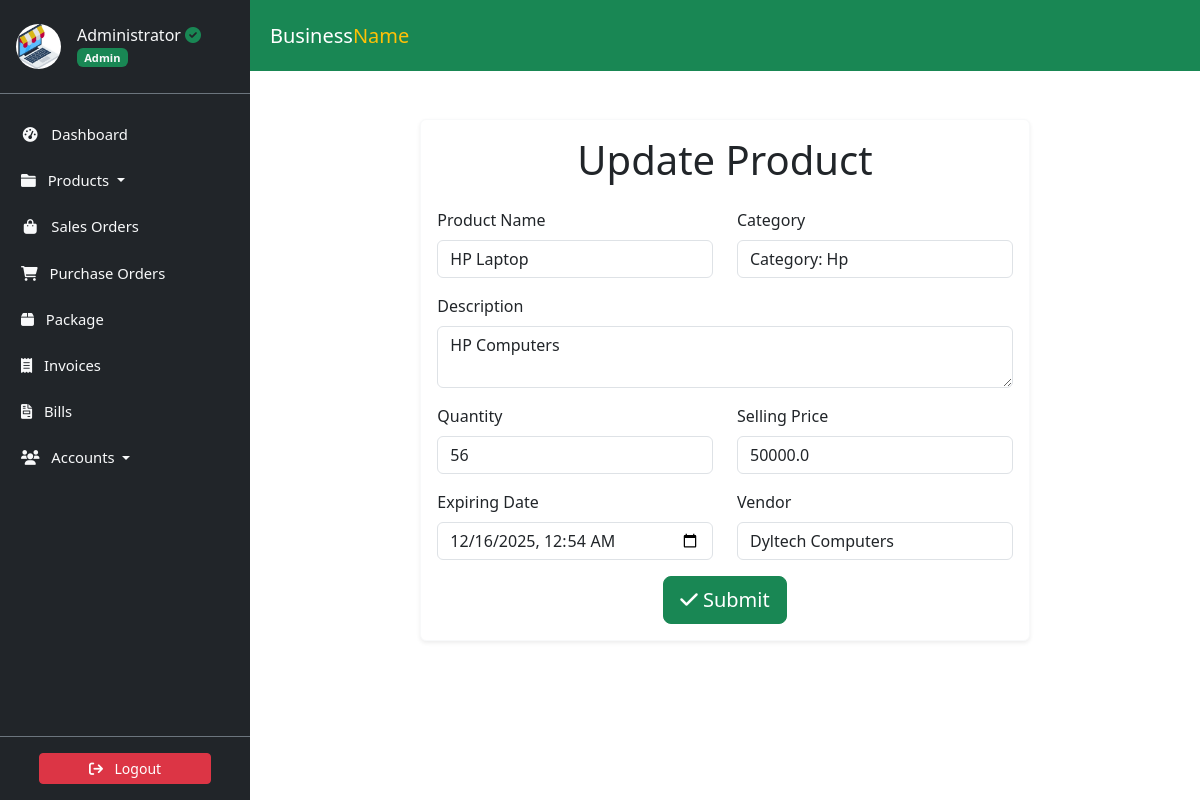
Screenshot of /product/dell-laptop/update/ (signed in) with the database file from the repository.
### accounts/models.py (models this page shows, shortened)
class Profile(models.Model):
    user = models.OneToOneField(
        User, on_delete=models.CASCADE, verbose_name='User'
    )
    slug = AutoSlugField(
        unique=True,
        verbose_name='Account ID',
        populate_from='email'
    )
    profile_picture = ProcessedImageField(
        default='profile_pics/default.jpg',
        upload_to='profile_pics',
        format='JPEG',
        processors=[ResizeToFill(150, 150)],
        options={'quality': 100}
    )
    telephone = PhoneNumberField(
        null=True, blank=True, verbose_name='Telephone'
    )
    email = models.EmailField(
        max_length=150, blank=True, null=True, verbose_name='Email'
    )
    first_name = models.CharField(
        max_length=30, blank=True, verbose_name='First Name'
    )
    last_name = models.CharField(
        max_length=30, blank=True, verbose_name='Last Name'
    )
    status = models.CharField(
        choices=STATUS_CHOICES,
        max_length=12,
        default='INA',
        verbose_name='Status'
    )
    role = models.CharField(
        choices=ROLE_CHOICES,
        max_length=12,
        blank=True,
        null=True,
        verbose_name='Role'
    )
    class Meta:
        ordering = ['slug']
        verbose_name = 'Profile'
        verbose_name_plural = 'Profiles'

### store/models.py (models this page shows, shortened)
class Item(models.Model):
    slug = AutoSlugField(unique=True, populate_from='name')
    name = models.CharField(max_length=50)
    description = models.TextField(max_length=256)
    category = models.ForeignKey(Category, on_delete=models.CASCADE)
    quantity = models.IntegerField(default=0)
    price = models.FloatField(default=0)
    expiring_date = models.DateTimeField(null=True, blank=True)
    vendor = models.ForeignKey(Vendor, on_delete=models.SET_NULL, null=True)
    class Meta:
        ordering = ['name']
        verbose_name_plural = 'Items'

### store/views.py (the view)
class ProductUpdateView(LoginRequiredMixin, UserPassesTestMixin, UpdateView):
    model = Item
    template_name = "store/productupdate.html"
    form_class = ItemForm
    success_url = "/products"
    def test_func(self):
        if self.request.user.is_superuser:
            return True
        else:
            return False

### store/forms.py
class ItemForm(forms.ModelForm):
    class Meta:
        model = Item
        fields = [
            'name',
            'description',
            'category',
            'quantity',
            'price',
            'expiring_date',
            'vendor'
        ]
        widgets = {
            'name': forms.TextInput(attrs={'class': 'form-control'}),
            'description': forms.Textarea(
                attrs={
                    'class': 'form-control',
                    'rows': 2
                }
            ),
            'category': forms.Select(attrs={'class': 'form-control'}),
            'quantity': forms.NumberInput(attrs={'class': 'form-control'}),
            'price': forms.NumberInput(
                attrs={
                    'class': 'form-control',
                    'step': '0.01'
                }
            ),
            'expiring_date': forms.DateTimeInput(
                attrs={
                    'class': 'form-control',
                    'type': 'datetime-local'
                }
            ),
            'vendor': forms.Select(attrs={'class': 'form-control'}),
        }

### accounts/models.py (called while the page is built)
    def __str__(self):
        return self.name

### store/models.py (called while the page is built)
    def __str__(self):
        return f"Category: {self.name}"

### store/templates/store/productupdate.html (shortened to what this page needs)
{% extends "store/base.html" %}
{% load static %}
{% block content %}
<div class="container my-5">
    <div class="row justify-content-center">
        <div class="col-lg-8 col-md-10">
            <div class="card shadow-sm border-light">
                <div class="card-body">
                    <h1 class="text-center mb-4">
                        Update Product
                    </h1>
                    <form method="POST" enctype="multipart/form-data">
                        <div class="row">
                            <div class="col-md-6 mb-3">
                                <label for="{{ form.name.id_for_label }}" class="form-label">
                                    Product Name
                                </label>
                                {{ form.name }}
                            </div>
                            <div class="col-md-6 mb-3">
                                <label for="{{ form.category.id_for_label }}" class="form-label">
                                    Category
                                </label>
                                {{ form.category }}
                            </div>
                        </div>
                        <div class="row">
                            <div class="col mb-3">
                                <label for="{{ form.description.id_for_label }}" class="form-label">
                                    Description
                                </label>
                                {{ form.description }}
                            </div>
                        </div>
                        <div class="row">
                            <div class="col-md-6 mb-3">
                                <label for="{{ form.quantity.id_for_label }}" class="form-label">
                                    Quantity
                                </label>
                                {{ form.quantity }}
                            </div>
                            <div class="col-md-6 mb-3">
                                <label for="{{ form.price.id_for_label }}" class="form-label">
                                    Selling Price
                                </label>
                                {{ form.price }}
                            </div>
                        </div>
                        <div class="row">
                            <div class="col-md-6 mb-3">
                                <label for="{{ form.expiring_date.id_for_label }}" class="form-label">
                                    Expiring Date
                                </label>
                                {{ form.expiring_date }}
                            </div>
                            <div class="col-md-6 mb-3">
                                <label for="{{ form.vendor.id_for_label }}" class="form-label">
                                    Vendor
                                </label>
                                {{ form.vendor }}
                            </div>
                        </div>
                        <div class="form-group text-center">
                            <button class="btn btn-success btn-lg" type="submit">
                                <i class="fas fa-check"></i> Submit
                            </button>
                        </div>
                    </form>
                </div>
            </div>
        </div>
    </div>
</div>
{% endblock content %}

### store/templates/store/sidebar.html (shortened to what this page needs)
<link href="https://cdn.jsdelivr.net/npm/bootstrap@5.3.3/dist/css/bootstrap.min.css" rel="stylesheet">
<link href="https://cdnjs.cloudflare.com/ajax/libs/font-awesome/6.0.0-beta3/css/all.min.css" rel="stylesheet">
<aside class="sidebar position-fixed top-0 left-0 overflow-auto h-100 bg-dark text-light" id="show-side-navigation1">
    <div class="sidebar-header d-flex align-items-center px-3 py-4 border-bottom border-secondary">
        <a href="{% url 'user-profile' %}" class="d-flex align-items-center text-decoration-none text-light">
            <img class="rounded-circle img-fluid" id="sidebar-img" width="45" src="{{ request.user.profile.profile_picture.url }}" alt="Profile Picture" />
            <div class="ms-3">
                <h5 class="fs-6 mb-0">
                    {{ request.user.username }}{% if request.user.profile.role == 'AD' %} <i class="fa-solid fa-circle-check text-success"></i>{% endif %}
                </h5>
                <span class="badge bg-success text-light">
                    {% if request.user.profile.role == 'AD' %}
                        Admin
                    {% elif request.user.profile.role == 'EX' %}
                        Executive
                    {% else %}
                        Operative
                    {% endif %}
                </span>
            </div>
        </a>
    </div>
    <div class="nav-container">
        <ul class="nav flex-column mt-3">
            <li class="nav-item mb-2">
                <a class="nav-link text-light {% if request.resolver_match.url_name == 'dashboard' %}active{% endif %}" href="{% url 'dashboard' %}">
                    <i class="fa fa-tachometer-alt fa-fw me-2"></i> Dashboard
                </a>
            </li>
            <li class="nav-item mb-2 dropdown">
                <a class="nav-link text-light {% if request.resolver_match.url_name == 'productslist' %}active{% endif %} dropdown-toggle" href="#" id="productsDropdown" role="button" data-bs-toggle="dropdown" aria-expanded="false">
                    <i class="fa fa-folder me-2"></i> Products
                </a>
            </li>
            <li class="nav-item mb-2">
                <a class="nav-link text-light {% if request.resolver_match.url_name == 'saleslist' %}active{% endif %}" href="{% url 'saleslist' %}">
                    <i class="fa fa-shopping-bag fa-fw me-2"></i> Sales Orders
                </a>
            </li>
            <li class="nav-item mb-2">
                <a class="nav-link text-light {% if request.resolver_match.url_name == 'purchaseslist' %}active{% endif %}" href="{% url 'purchaseslist' %}">
                    <i class="fa fa-shopping-cart me-2"></i> Purchase Orders
                </a>
            </li>
            <li class="nav-item mb-2">
                <a class="nav-link text-light {% if request.resolver_match.url_name == 'deliveries' %}active{% endif %}" href="{% url 'deliveries' %}">
                    <i class="fa-solid fa-box me-2"></i> Package
                </a>
            </li>
            <li class="nav-item mb-2">
                <a class="nav-link text-light {% if request.resolver_match.url_name == 'invoicelist' %}active{% endif %}" href="{% url 'invoicelist' %}">
                    <i class="fa-solid fa-receipt me-2"></i> Invoices
                </a>
            </li>
            <li class="nav-item mb-2">
                <a class="nav-link text-light {% if request.resolver_match.url_name == 'bill_list' %}active{% endif %}" href="{% url 'bill_list' %}">
                    <i class="fa-solid fa-file-invoice me-2"></i> Bills
                </a>
            </li>
            <li class="nav-item mb-2 dropdown">
                <a class="nav-link text-light  dropdown-toggle" href="#" id="accountsDropdown" role="button" data-bs-toggle="dropdown" aria-expanded="false">
                    <i class="fa fa-users me-2"></i> Accounts
                </a>
            </li>
        </ul>
    </div>
    <div class="sidebar-footer position-absolute bottom-0 w-100 text-center py-3 bg-dark border-top border-secondary">
        <form action="{% url 'user-logout' %}" method="post">
            <button type="submit" class="btn btn-danger btn-sm w-75">
                <i class="fa fa-sign-out me-2"></i> Logout
            </button>
        </form>
    </div>
</aside>

### static/css/style.css (style rules this page uses)
:root { --dk-gray-100: #f3f4f6; --dk-gray-200: #e5e7eb; --dk-gray-300: #d1d5db; --dk-gray-400: #9ca3af; --dk-gray-500: #6b7280; --dk-gray-600: #4b5563; --dk-gray-700: #374151; --dk-gray-800: #1f2937; --dk-gray-900: #111827; --dk-dark-bg: #313348; --dk-darker-bg: #2a2b3d; --navbar-bg-color: #6f6486; --sidebar-bg-color: #252636; --sidebar-width: 250px; --sidebar-expanded-width: 230px; --sidebar-collapsed-width: 100px; --sidebar-header-bg: #212529; --nav-link-color: #adb5bd; --nav-link-active-bg: #495057; --dropdown-menu-bg: #495057; --dropdown-item-color: #adb5bd; --dropdown-item-active-bg: #6c757d; --sidebar-separator-bg: #4caf50; --logo-separator-height: 60px; --sidebar-item-height: 50px; --submenu-item-height: 45px; }
* { margin: 0; padding: 0; box-sizing: border-box; }
body { font-family: "Inter", sans-serif; background-color: #fff; }
a { text-decoration: none; }
.sidebar { font-size: 0.925rem; background-color: var(--sidebar-bg-color); width: var(--sidebar-width); transition: width 0.3s ease-in-out; z-index: 9999999; }
.sidebar .sidebar-header { background-color: var(--sidebar-header-bg); border-bottom: 1px solid #2a2b3c; }
.sidebar ul > li > a { color: var(--dk-gray-400); text-decoration: none; }

### store/templates/store/sidebar.html (style rules this page uses)
.sidebar { width: 250px; background-color: #343a40; color: #fff; position: fixed; top: 0; bottom: 0; display: flex; flex-direction: column; }
.sidebar-header { background-color: #212529; }
.nav-container { flex: 1; overflow-y: auto; padding: 5px; }
.nav-link { color: #adb5bd; }
.sidebar-footer { background-color: #212529; text-align: center; padding: 10px; }

### rows the page displays
Item: name "HP Laptop", category "Category: Hp", description "HP Computers", quantity "56", price "50000.0", expiring_date "12/16/2025 00:54", vendor "Dyltech Computers"

### other values shown
{{ request.user.username }} "Administrator"
